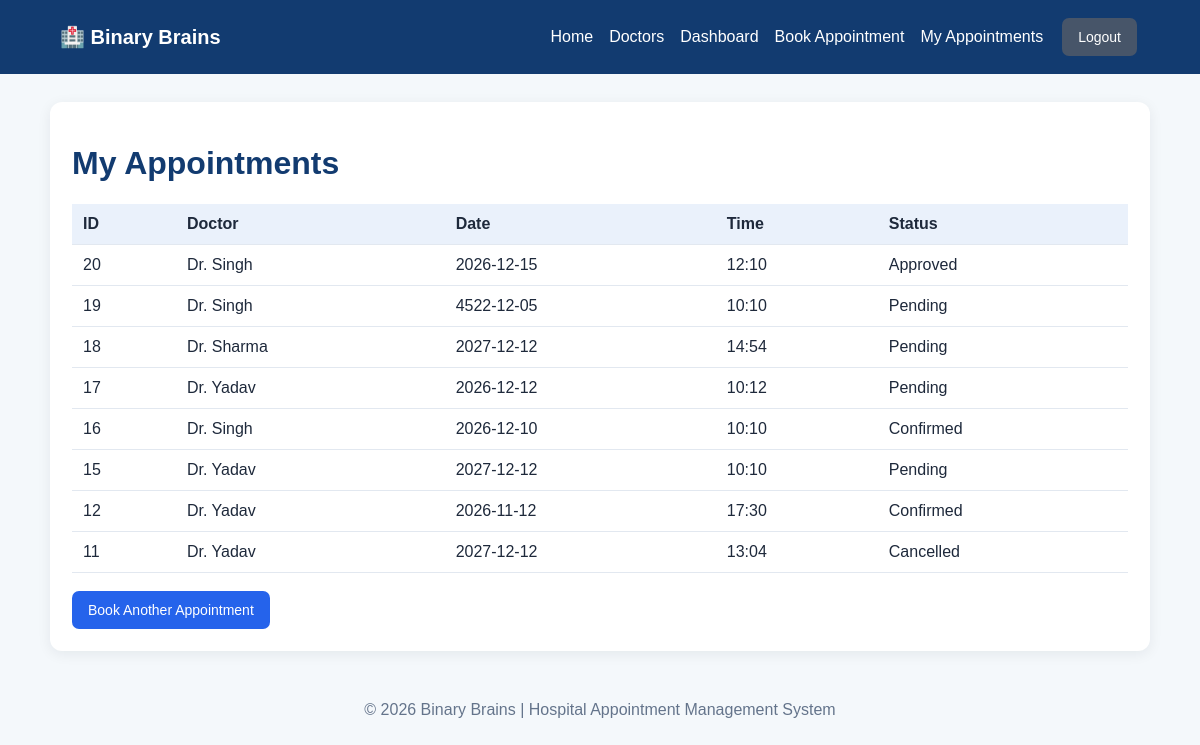
/my_appointments (signed in), run on the app's committed database.
### tables this page shows
CREATE TABLE appointments (
id INTEGER PRIMARY KEY AUTOINCREMENT,
patient_name TEXT NOT NULL,
doctor_name TEXT NOT NULL,
appointment_date TEXT NOT NULL,
appointment_time TEXT NOT NULL, status TEXT NOT NULL DEFAULT 'pending', patient_id INTEGER);

### app.py (the view)
@app.route("/my_appointments")
@patient_required
def my_appointments():
    db = get_db()
    appointments = db.execute("""
        SELECT * FROM appointments
        WHERE patient_id = ?
        ORDER BY id DESC
    """, (session["patient_id"],)).fetchall()
    return render_template(
        "my_appointments.html",
        appointments=appointments
    )

### app.py (called while the page is built)
def get_db():
    if "db" not in g:
        g.db = sqlite3.connect(DATABASE)
        g.db.row_factory = sqlite3.Row
    return g.db

def generate_csrf_token():
    if "csrf_token" not in session:
        session["csrf_token"] = secrets.token_urlsafe(32)
    return session["csrf_token"]

@app.context_processor
def inject_csrf_token():
    return {
        "csrf_token": generate_csrf_token
    }

@app.before_request
def protect_post_requests():
    if request.method == "POST":
        expected = session.get("csrf_token")
        received = request.form.get("csrf_token", "")
        if not expected or not received:
            abort(400)
        if not hmac.compare_digest(
            str(expected),
            str(received)
        ):
            abort(400)

def patient_required(function):
    @wraps(function)
    def wrapper(*args, **kwargs):
        if not session.get("patient_id"):
            flash("Please login first.", "error")
            return redirect(url_for("login"))
        return function(*args, **kwargs)
    return wrapper

### templates/my_appointments.html (shortened to what this page needs)
{% extends "base.html" %}
{% block content %}
<div class="card">
    <h1>My Appointments</h1>
    {% if appointments %}
    <div class="table-wrap">
        <table>
            <tr>
                <th>ID</th>
                <th>Doctor</th>
                <th>Date</th>
                <th>Time</th>
                <th>Status</th>
            </tr>
            {% for a in appointments %}
            <tr>
                <td>{{ a.id }}</td>
                <td>{{ a.doctor_name }}</td>
                <td>{{ a.appointment_date }}</td>
                <td>{{ a.appointment_time }}</td>
                <td>{{ a.status|title }}</td>
            </tr>
            {% endfor %}
        </table>
    </div>
    {% else %}
    <p>No appointments found.</p>
    {% endif %}
    <br>
    <a class="btn"
       href="{{ url_for('book_appointment') }}">
        Book Another Appointment
    </a>
</div>
{% endblock %}

### templates/base.html (style rules this page uses)
* { box-sizing: border-box; }
body { margin: 0; font-family: Arial, sans-serif; background: #f4f8fb; color: #1e293b; }
.card { background: white; border-radius: 12px; padding: 22px; box-shadow: 0 3px 14px #0f172a12; margin-bottom: 18px; }
h1, h2, h3 { color: #123b70; }
.btn { display: inline-block; border: 0; border-radius: 7px; padding: 11px 16px; background: #2563eb; color: white; text-decoration: none; cursor: pointer; font-size: 14px; }
table { width: 100%; border-collapse: collapse; background: white; }
th, td { padding: 11px; border-bottom: 1px solid #e2e8f0; text-align: left; }
th { background: #eaf1fb; }
.table-wrap { overflow-x: auto; }

### data on the page
appointments: id "20", doctor_name "Dr. Singh", appointment_date "2026-12-15", appointment_time "12:10", status "Approved"
appointments: id "19", doctor_name "Dr. Singh", appointment_date "4522-12-05", appointment_time "10:10", status "Pending"
appointments: id "18", doctor_name "Dr. Sharma", appointment_date "2027-12-12", appointment_time "14:54", status "Pending"
appointments: id "17", doctor_name "Dr. Yadav", appointment_date "2026-12-12", appointment_time "10:12", status "Pending"
appointments: id "16", doctor_name "Dr. Singh", appointment_date "2026-12-10", appointment_time "10:10", status "Confirmed"
appointments: id "15", doctor_name "Dr. Yadav", appointment_date "2027-12-12", appointment_time "10:10", status "Pending"
appointments: id "12", doctor_name "Dr. Yadav", appointment_date "2026-11-12", appointment_time "17:30", status "Confirmed"
appointments: id "11", doctor_name "Dr. Yadav", appointment_date "2027-12-12", appointment_time "13:04", status "Cancelled"
